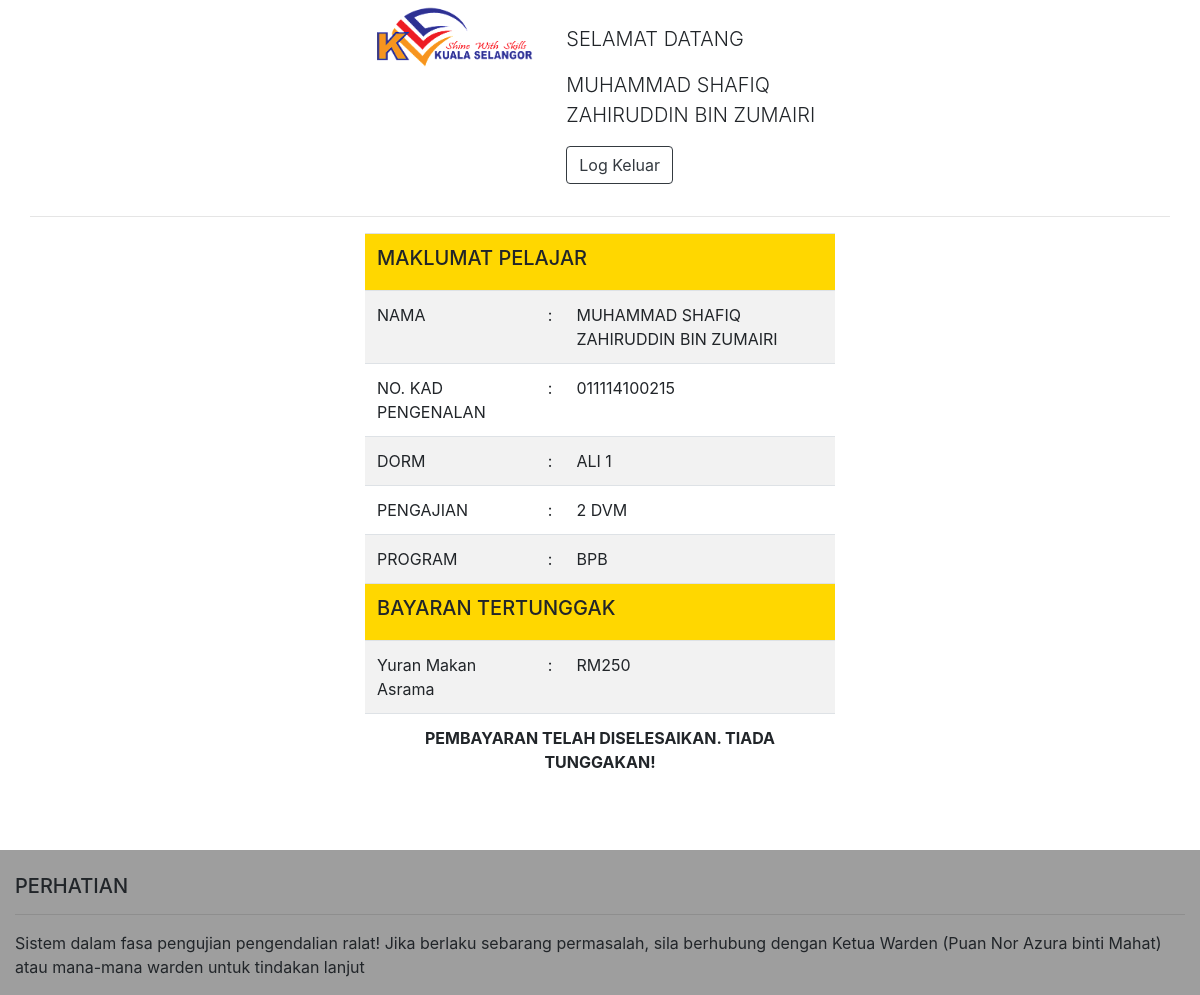
Screenshot of /studentsettlement.php (signed in) with the database file from the repository.
### tables this page shows
CREATE TABLE `pelajar` (
  `id` bigint(20) NOT NULL,
  `nama` varchar(300) NOT NULL,
  `nokp` varchar(12) NOT NULL,
  `pswd` varchar(4) NOT NULL,
  `bayaran` varchar(100) NOT NULL,
  `program` varchar(100) NOT NULL,
  `dorm` varchar(100) NOT NULL,
  `pengajian` varchar(100) NOT NULL,
  `pendaftar` varchar(300) NOT NULL,
  `tahun` year(4) NOT NULL
);

### studentsettlement.php (the view, shortened to what this page needs)
<?php
	include 'config.php';
	$nokp = $_SESSION['nokp'];
	$papar = mysqli_query($connect, "SELECT * FROM pelajar WHERE nokp = '$nokp'");
	$display = mysqli_fetch_array($papar);
?>
<!DOCTYPE html>
<html>
<head>
  <link rel="stylesheet" href="https://stackpath.bootstrapcdn.com/bootstrap/4.4.1/css/bootstrap.min.css">
</head>
<body>
	 <div class="container-fluid">
    <div class="row mx-auto justify-content-center">
      <div class="col-xs-2 col-sm-2 col-md-2 col-lg-2 col-xl-2 padding">
        <img src="images/KVKS.png" class="img-fluid" width="250">
      </div>
      <div class="col-xs-3 col-sm-3 col-md-3 col-lg-3 col-xl-3 padding">
        <br>
        <p class="lead padding">SELAMAT DATANG<p class="lead padding"><?=$display['nama']?></p></p>
        <p><button type="button" class="btn btn-outline-dark" onclick="window.location='logout.php'">Log Keluar</button></p>
      </div>
      <div class="col-12">
        <hr>
      </div>
    </div>
  </div>
  <div class="container-fluid padding ">
    <div class="row padding justify-content-center">
      <div class="col-xs-3 col-sm-3 col-md-3 col-lg-3 col-xl-5 padding">
    <div class="table-responsive ">
    <table class="table table-striped">
      <thead class="thead-dark">
      <tr>
        <td colspan="3" scope="col" style="background-color: #FFD700;"><h5>MAKLUMAT PELAJAR</h3></td>
      </tr>
      </thead>
      <tr>
        <td>NAMA</td>
        <td>:</td>
        <td>
          <?=$display['nama']?>
        </td>
      </tr>
      <tr>
        <td>NO. KAD PENGENALAN</td>
        <td>:</td>
        <td>
          <?=$display['nokp']?>
        </td>
      </tr>
      <tr>
        <td>DORM</td>
        <td>:</td>
        <td>
          <?=$display['dorm']?>
        </td>
      </tr>
      <tr>
        <td>PENGAJIAN</td>
        <td>:</td>
        <td>
          <?=$display['pengajian']?>
        </td>
      </tr>
      <tr>
        <td>PROGRAM</td>
        <td>:</td>
        <td>
          <?=$display['program']?>
        </td>
      </tr>
      <tr>
        <td colspan="3" scope="col" style="background-color: #FFD700;"><h5>BAYARAN TERTUNGGAK</h5></td>
      </tr>
        <td>Yuran Makan Asrama</td>
        <td>:</td>
        <td>
          RM<?=$display['bayaran']?>
        </td>
      <tr>
        <td colspan="3" style="text-align: center;">
          <b>PEMBAYARAN TELAH DISELESAIKAN. TIADA TUNGGAKAN!</b>
        </td>
      </tr>
    </table>
    </div>
    </div>
    </div>
  </div>
  <br><br>
  <footer>
    <div class="container-fluid" style="background-color: #9e9e9e;">
      <div class="row padding">
        <div class="col-12">
          <br>
          <p class="h5">PERHATIAN</p>
          <hr class="light">
          <p>Sistem dalam fasa pengujian pengendalian ralat! Jika berlaku sebarang permasalah, sila berhubung dengan Ketua Warden (Puan Nor Azura binti Mahat) atau mana-mana warden untuk tindakan lanjut</p>
        </div>
      </div>
    </div>
  </footer>
</body>
</html>

### rows the page displays
pelajar: nama "MUHAMMAD SHAFIQ ZAHIRUDDIN BIN ZUMAIRI", nokp "011114100215", dorm "ALI 1", pengajian "2 DVM", program "BPB", bayaran "250"
